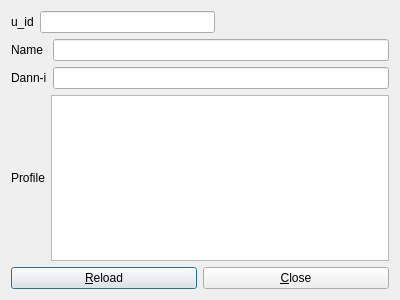
<?xml version="1.0" encoding="UTF-8"?>
<ui version="4.0">
 <class>User_Profile_window</class>
 <widget class="QDialog" name="User_Profile_window">
  <property name="geometry">
   <rect>
    <x>0</x>
    <y>0</y>
    <width>400</width>
    <height>300</height>
   </rect>
  </property>
  <property name="windowTitle">
   <string>Dialog</string>
  </property>
  <layout class="QGridLayout" name="gridLayout">
   <item row="0" column="0" colspan="2">
    <layout class="QVBoxLayout" name="verticalLayout_3">
     <item>
      <layout class="QHBoxLayout" name="horizontalLayout">
       <item>
        <widget class="QLabel" name="label">
         <property name="text">
          <string>u_id</string>
         </property>
        </widget>
       </item>
       <item>
        <widget class="QLineEdit" name="u_id">
         <property name="readOnly">
          <bool>false</bool>
         </property>
        </widget>
       </item>
       <item>
        <spacer name="horizontalSpacer">
         <property name="orientation">
          <enum>Qt::Horizontal</enum>
         </property>
         <property name="sizeHint" stdset="0">
          <size>
           <width>40</width>
           <height>20</height>
          </size>
         </property>
        </spacer>
       </item>
      </layout>
     </item>
     <item>
      <layout class="QHBoxLayout" name="horizontalLayout_2">
       <item>
        <layout class="QVBoxLayout" name="verticalLayout">
         <item>
          <widget class="QLabel" name="label_2">
           <property name="text">
            <string>Name</string>
           </property>
          </widget>
         </item>
         <item>
          <widget class="QLabel" name="label_3">
           <property name="text">
            <string>Dann-i</string>
           </property>
          </widget>
         </item>
        </layout>
       </item>
       <item>
        <layout class="QVBoxLayout" name="verticalLayout_2">
         <item>
          <widget class="QLineEdit" name="u_name">
           <property name="readOnly">
            <bool>true</bool>
           </property>
          </widget>
         </item>
         <item>
          <widget class="QLineEdit" name="u_dan">
           <property name="readOnly">
            <bool>true</bool>
           </property>
          </widget>
         </item>
        </layout>
       </item>
      </layout>
     </item>
     <item>
      <layout class="QHBoxLayout" name="horizontalLayout_3">
       <item>
        <widget class="QLabel" name="label_4">
         <property name="text">
          <string>Profile</string>
         </property>
        </widget>
       </item>
       <item>
        <widget class="QTextEdit" name="profile">
         <property name="readOnly">
          <bool>true</bool>
         </property>
        </widget>
       </item>
      </layout>
     </item>
    </layout>
   </item>
   <item row="1" column="0">
    <widget class="QPushButton" name="pushButton">
     <property name="text">
      <string>&amp;Reload</string>
     </property>
    </widget>
   </item>
   <item row="1" column="1">
    <widget class="QPushButton" name="pushButton_2">
     <property name="text">
      <string>&amp;Close</string>
     </property>
    </widget>
   </item>
  </layout>
 </widget>
 <resources/>
 <connections/>
</ui>
